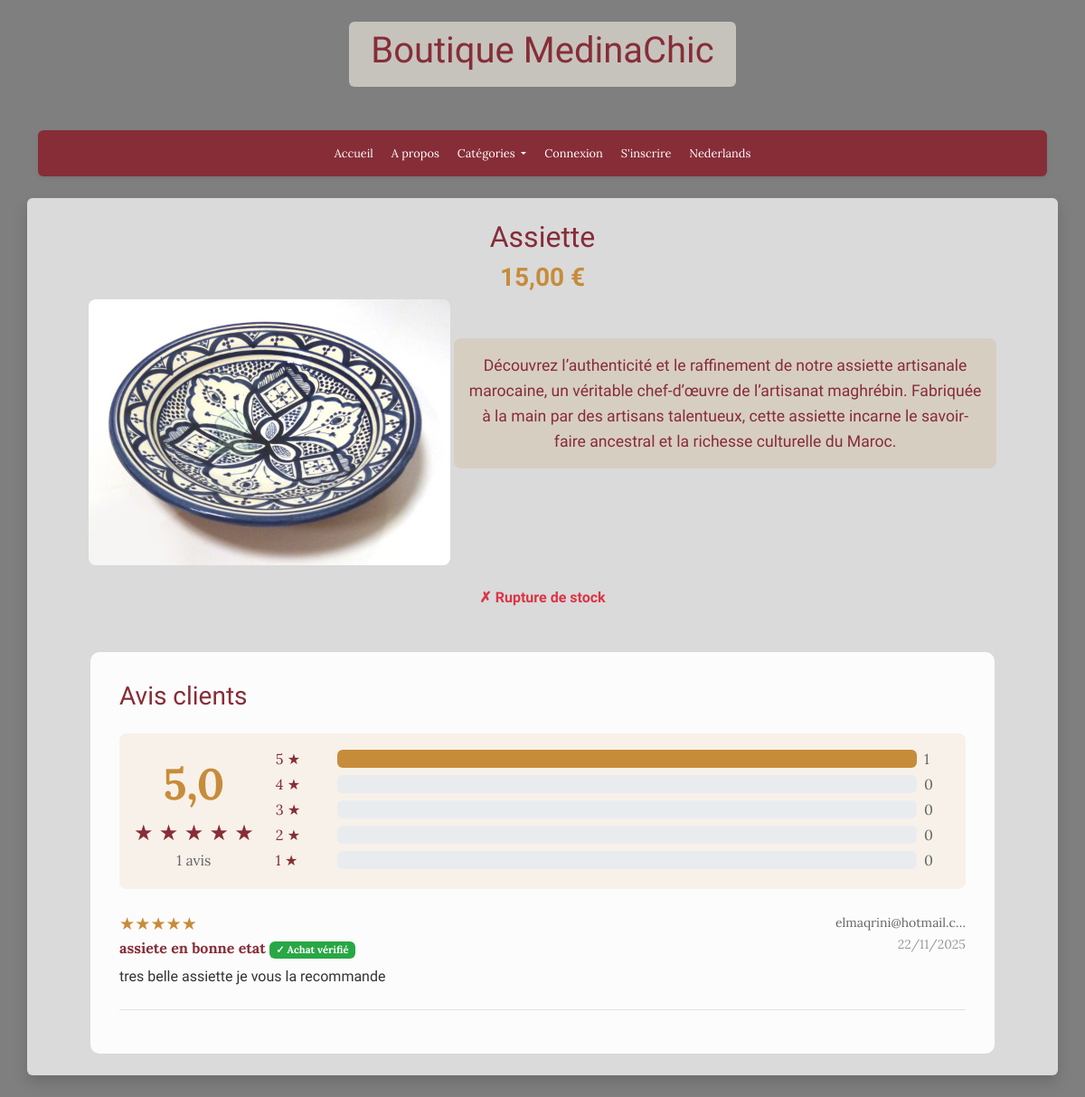
The page /api/product/assiette/ on the database its author committed.
### store/models.py (models this page shows, shortened)
class Product(models.Model):
    name = models.CharField(max_length=128)
    name_nl = models.CharField(max_length=128, blank=True, null=True)
    slug = models.SlugField(max_length=128, blank=True)
    CATEGORIES = [
        ('autre', 'Autre'),
        ('cuisine', 'Cuisine'),
        ('vetement', 'Vetement'),
        ('tissu', 'Tissu'),
        ('argile', 'Argile'),
        ('maroquineire', 'Maroquineire'),
        ('alimentaire', 'Alimentaire'),
        ('accessoire', 'Accessoire'),
    ]
    category = models.CharField(max_length=50, choices=CATEGORIES, default='autre')
    price = models.FloatField(default=0.0)
    quantity = models.IntegerField(default=0)
    description = models.TextField(blank=True)
    description_nl = models.TextField(blank=True, null=True)
    thumbnail = models.ImageField(upload_to="products/", blank=True, null=True)
    stripe_id = models.CharField(max_length=90, blank=True)
    def get_average_rating(self):
        from django.db.models import Avg
        result = self.reviews.aggregate(avg_rating=Avg('rating'))
        return round(result['avg_rating'], 1) if result['avg_rating'] else 0
    def get_rating_count(self):
        return self.reviews.count()
    def get_rating_distribution(self):
        distribution = {i: 0 for i in range(1, 6)}
        for review in self.reviews.all():
            distribution[review.rating] += 1
        return distribution
    def get_stars_display(self):
        avg = self.get_average_rating()
        full_stars = int(avg)
        half_star = 1 if (avg - full_stars) >= 0.5 else 0
        empty_stars = 5 - full_stars - half_star
        return {
            'full': full_stars,
            'half': half_star,
            'empty': empty_stars,
            'average': avg
        }

class ProductReview(models.Model):
    product = models.ForeignKey(Product, on_delete=models.CASCADE, related_name='reviews')
    user = models.ForeignKey(AUTH_USER_MODEL, on_delete=models.CASCADE)
    rating = models.IntegerField(choices=[(i, i) for i in range(1, 6)], help_text="Note de 1 à 5 étoiles")
    title = models.CharField(max_length=200, verbose_name="Titre de l'avis")
    comment = models.TextField(verbose_name="Commentaire")
    created_at = models.DateTimeField(auto_now_add=True)
    updated_at = models.DateTimeField(auto_now=True)
    verified_purchase = models.BooleanField(default=False, verbose_name="Achat vérifié")
    class Meta:
        verbose_name = "Avis produit"
        verbose_name_plural = "Avis produits"
        ordering = ['-created_at']
        unique_together = ['product', 'user']
    def get_stars_display(self):
        return '★' * self.rating + '☆' * (5 - self.rating)

### accounts/models.py (models this page shows, shortened)
class Shopper(AbstractUser):
    username = None
    email = models.EmailField(max_length=254, unique=True)
    stripe_id = models.CharField(max_length=90, blank=True)
    USERNAME_FIELD = 'email'
    REQUIRED_FIELDS = []
    objects = CustomUserManager()

### store/views.py (the view)
# urls.py: path('product/<str:slug>/', product_detail, name="product"),
def product_detail(request, slug):
    product = get_object_or_404(Product, slug=slug)
    return render(request, 'store/detail.html', context={'product': product})

### store/context_processors.py (called while the page is built, shortened)
def cart_processor(request):
    cart_data = {
        'has_cart': False,
        'cart_count': 0
    }
    return cart_data

### store/templatetags/store_filters.py (called while the page is built)
@register.filter
def get_item(dictionary, key):
    if dictionary is None:
        return None
    return dictionary.get(int(key)) if key else None

### store/templates/store/detail.html (shortened to what this page needs)
{% extends 'base.html' %}
{% load store_filters %}
{% block content %}
    <div class="text-center">
        <h2 class="product-title">{{ product.name }}</h2>
        <h3 class="product-price">{{ product.price|floatformat:2 }} €</h3>
        <img src="{{ product.thumbnail.url }}" alt="{{ product.name }}" class="product-image mb-4">
        <p class="product-description">{{ product.description }}</p>
        {% if product.quantity > 0 %}
            <p class="text-success fw-bold">✓ {{ product.quantity }} en stock</p>
        {% else %}
            <p class="text-danger fw-bold">✗ Rupture de stock</p>
        {% endif %}
    </div>
    <div class="mt-5" style="max-width: 1000px; margin-left: auto; margin-right: auto;">
        <div style="background-color: rgba(255, 255, 255, 0.95); padding: 2rem; border-radius: 10px;">
            <h3 style="color: #872D37; margin-bottom: 1.5rem;">Avis clients</h3>
            {% if product.get_rating_count > 0 %}
                <div class="d-flex align-items-center gap-4 mb-4 p-3" style="background-color: rgba(199, 140, 58, 0.1); border-radius: 8px;">
                    <div class="text-center">
                        <div style="font-size: 3rem; font-weight: bold; color: #C78C3A;">
                            {{ product.get_average_rating }}
                        </div>
                        <div style="color: #872D37; font-size: 1.5rem;">
                            {% with stars=product.get_stars_display %}
                                {% for i in "12345" %}
                                    {% if forloop.counter <= stars.full %}
                                        ★
                                    {% elif forloop.counter == stars.full|add:1 and stars.half %}
                                        ⯨
                                    {% else %}
                                        ☆
                                    {% endif %}
                                {% endfor %}
                            {% endwith %}
                        </div>
                        <div style="color: #666;">
                            {{ product.get_rating_count }} avis
                        </div>
                    </div>
                    <div class="flex-grow-1">
                        {% with distribution=product.get_rating_distribution %}
                            {% for rating in "54321" %}
                                <div class="d-flex align-items-center gap-2 mb-1">
                                    <span style="color: #872D37; min-width: 60px;">{{ rating }} ★</span>
                                    <div class="progress flex-grow-1" style="height: 20px;">
                                        {% with count=distribution|get_item:rating|default:0 %}
                                            {% widthratio count product.get_rating_count 100 as percentage %}
                                            <div class="progress-bar" style="width: {{ percentage }}%; background-color: #C78C3A;" role="progressbar"></div>
                                        {% endwith %}
                                    </div>
                                    <span style="color: #666; min-width: 30px;">{{ distribution|get_item:rating|default:0 }}</span>
                                </div>
                            {% endfor %}
                        {% endwith %}
                    </div>
                </div>
                <div class="mt-4">
                    {% for review in product.reviews.all %}
                        <div class="border-bottom pb-3 mb-3">
                            <div class="d-flex justify-content-between align-items-start mb-2">
                                <div>
                                    <div style="color: #C78C3A; font-size: 1.2rem;">
                                        {{ review.get_stars_display }}
                                    </div>
                                    <strong style="color: #872D37;">{{ review.title }}</strong>
                                    {% if review.verified_purchase %}
                                        <span class="badge" style="background-color: #28a745; font-size: 0.7rem;">✓ Achat vérifié</span>
                                    {% endif %}
                                </div>
                                <div class="text-end">
                                    <small style="color: #666;">{{ review.user.email|truncatechars:20 }}</small><br>
                                    <small style="color: #999;">{{ review.created_at|date:"d/m/Y" }}</small>
                                </div>
                            </div>
                            <p style="color: #333; margin-bottom: 0.5rem;">{{ review.comment }}</p>
                        </div>
                    {% endfor %}
                </div>
            {% else %}
                <div class="text-center py-4" style="background-color: rgba(199, 140, 58, 0.1); border-radius: 8px;">
                    <p style="color: #872D37; font-size: 1.1rem; margin: 0;">
                        Aucun avis pour le moment. Soyez le premier à donner votre avis !
                    </p>
                </div>
            {% endif %}
        </div>
    </div>
{% endblock %}

### store/templates/store/detail.html (style rules this page uses)
.product-title { color: #872D37; }
.product-price { color: #C78C3A; font-weight: bold; }
.product-image { width: 100%; max-width: 400px; height: auto; object-fit: cover; border-radius: 8px; }
.product-description { color: #872D37; font-size: 1.1rem; line-height: 1.6; }
.product-description { color: #872D37; font-size: 1.1rem; line-height: 1.6; background-color: rgba(199, 140, 58, 0.15); padding: 1rem; border-radius: 8px; display: inline-block; max-width: 600px; }

### rows shown on the page
Product: name "Assiette", price "15,00", thumbnail (picture), description "Découvrez l’authenticité et le raffinement de notre assiette artisanale marocaine, un véritable chef-d’œuvre de l’artisanat maghrébin. Fabriquée à la main par des artisans talentueux, cette assiette incarne le savoir-faire ancestral et la richesse culturelle du Maroc.", get_average_rating "5,0", get_rating_count "1"
ProductReview: stars "★★★★★", title "assiete en bonne etat", verified_purchase "✓ Achat vérifié", user.email "elmaqrini@hotmail.c…", created_at "22/11/2025", comment "tres belle assiette je vous la recommande"

### other values the page prints
{{ rating }} "5" "4" "3" "2" "1"
{{ distribution|get_item:rating|default:0 }} "1" "0" "0" "0" "0"
